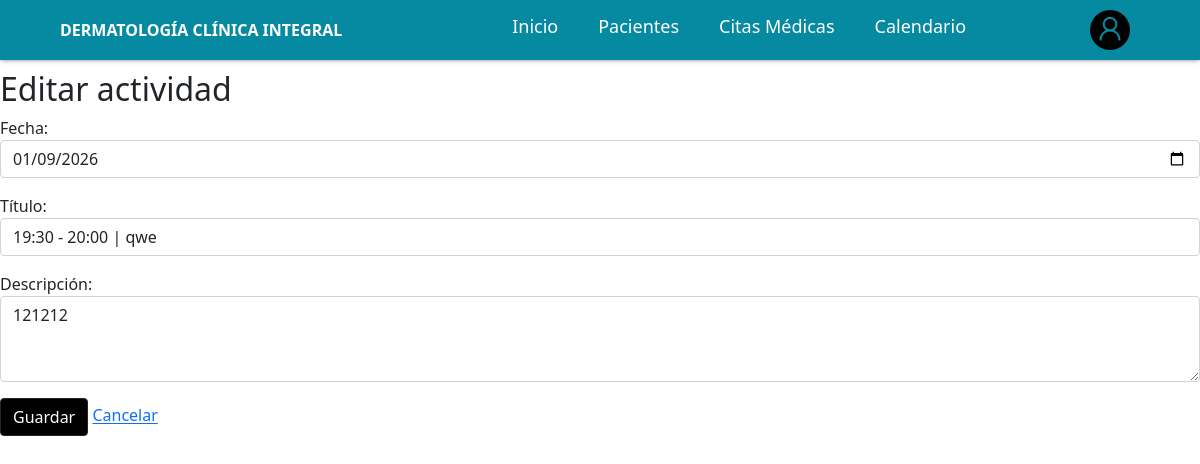
The page /productivity/activity/3/edit/ (signed in) on the database as committed earlier.
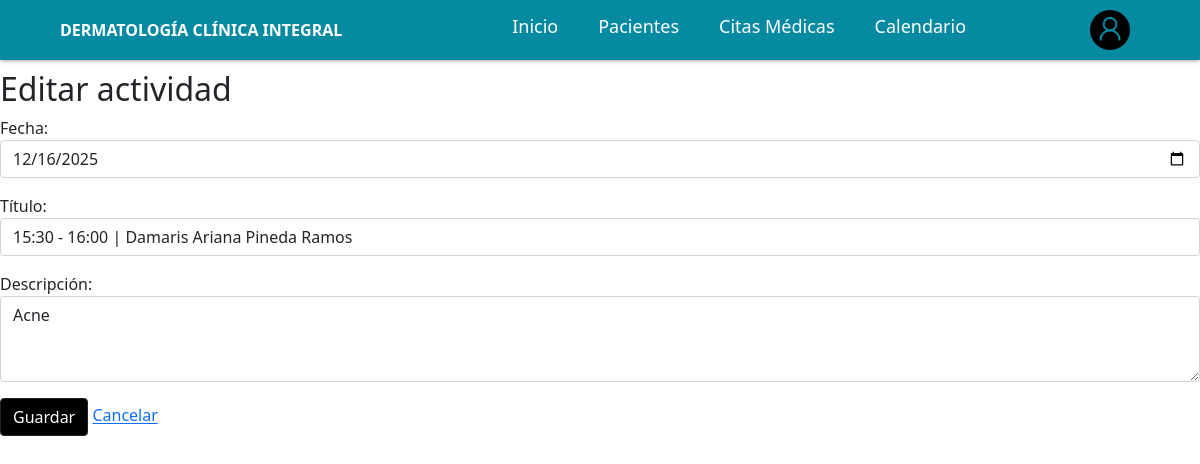
The same page on the database as committed later.
### productividad/models.py (models this page shows, shortened)
class DailyActivity(models.Model):
    SCORE_CHOICES = (
        (1, 'Bajo'),
        (2, 'Medio'),
        (3, 'Alto'),
    )
    user = models.ForeignKey(User, on_delete=models.CASCADE, related_name='activities')
    date = models.DateField()
    title = models.CharField(max_length=255)
    description = models.TextField(blank=True, null=True)
    score = models.PositiveSmallIntegerField(choices=SCORE_CHOICES, null=True, blank=True)
    scored_by = models.ForeignKey(User, null=True, blank=True, on_delete=models.SET_NULL, related_name='scored_activities')
    scored_at = models.DateTimeField(null=True, blank=True)
    created_at = models.DateTimeField(auto_now_add=True)
    updated_at = models.DateTimeField(auto_now=True)
    class Meta:
        unique_together = ('user', 'date', 'title')
        ordering = ['-date', '-created_at']

### productividad/views.py (the view, shortened to what this page needs)
# urls.py: path('activity/<int:pk>/edit/', views.ActivityUpdateView.as_view(), name='activity_edit'),
class ActivityUpdateView(LoginRequiredMixin, UpdateView):
    model = DailyActivity
    form_class = ActivityForm
    template_name = 'productivity/activity_form.html'
    def dispatch(self, request, *args, **kwargs):
        obj = self.get_object()
        if obj.user != request.user and not request.user.is_staff and not getattr(request.user, 'is_admin', False):
            return HttpResponseForbidden()
        return super().dispatch(request, *args, **kwargs)

### productividad/forms.py
class ActivityForm(forms.ModelForm):
    class Meta:
        model = DailyActivity
        fields = ('date', 'title', 'description')
        labels = {
            'date': 'Fecha',
            'title': 'Título',
            'description': 'Descripción',
        }
        widgets = {
            'date': forms.DateInput(attrs={'type': 'date'}),
            'description': forms.Textarea(attrs={'rows': 3}),
        }
    def __init__(self, *args, **kwargs):
        super().__init__(*args, **kwargs)
        for name, field in self.fields.items():
            field.widget.attrs['class'] = 'form-control'
            field.widget.attrs['autocomplete'] = 'off'

### templates/productivity/activity_form.html
{% extends "base.html" %}
{% load static %}
{% block body %}
{% include "../components/navbar.html" %}
<h2>{% if object %}Editar{% else %}Agregar{% endif %} actividad</h2>
<form method="post">{% csrf_token %}
{{ form.as_p }}
<button class="btn btn-dark" style="background-color: #000 !important;">Guardar</button>
<a href="{% url 'productivity:calendar' %}">Cancelar</a>
</form>
{% endblock %}

Rows that differ between the two databases and show on the page:
changed DailyActivity: date "01/09/2026" → "12/16/2025"; title "19:30 - 20:00 | qwe" → "15:30 - 16:00 | Damaris Ariana Pineda Ramos"; description "121212" → "Acne"
